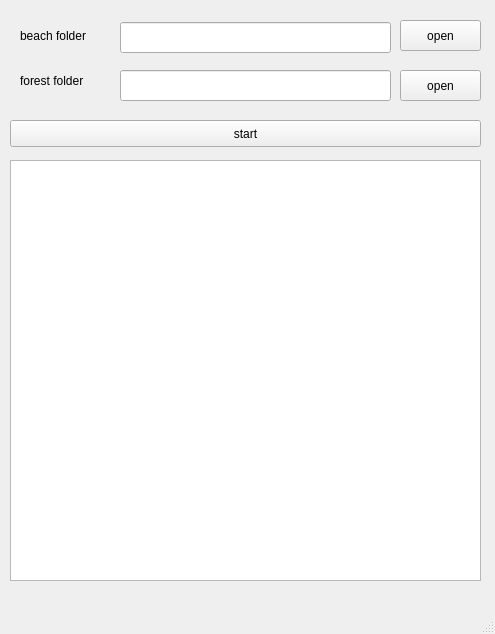
<?xml version="1.0" encoding="UTF-8"?>
<ui version="4.0">
 <class>trainer_window</class>
 <widget class="QMainWindow" name="trainer_window">
  <property name="geometry">
   <rect>
    <x>0</x>
    <y>0</y>
    <width>495</width>
    <height>634</height>
   </rect>
  </property>
  <property name="windowTitle">
   <string>Trainer</string>
  </property>
  <widget class="QWidget" name="centralwidget">
   <widget class="QLabel" name="label">
    <property name="geometry">
     <rect>
      <x>20</x>
      <y>20</y>
      <width>101</width>
      <height>31</height>
     </rect>
    </property>
    <property name="text">
     <string>beach folder</string>
    </property>
   </widget>
   <widget class="QLabel" name="label_2">
    <property name="geometry">
     <rect>
      <x>20</x>
      <y>70</y>
      <width>101</width>
      <height>21</height>
     </rect>
    </property>
    <property name="text">
     <string>forest folder</string>
    </property>
   </widget>
   <widget class="QLineEdit" name="fb">
    <property name="geometry">
     <rect>
      <x>120</x>
      <y>22</y>
      <width>271</width>
      <height>31</height>
     </rect>
    </property>
   </widget>
   <widget class="QLineEdit" name="ff">
    <property name="geometry">
     <rect>
      <x>120</x>
      <y>70</y>
      <width>271</width>
      <height>31</height>
     </rect>
    </property>
   </widget>
   <widget class="QPushButton" name="start">
    <property name="geometry">
     <rect>
      <x>10</x>
      <y>120</y>
      <width>471</width>
      <height>27</height>
     </rect>
    </property>
    <property name="text">
     <string>start</string>
    </property>
   </widget>
   <widget class="QPushButton" name="b_open">
    <property name="geometry">
     <rect>
      <x>400</x>
      <y>20</y>
      <width>81</width>
      <height>31</height>
     </rect>
    </property>
    <property name="text">
     <string>open</string>
    </property>
   </widget>
   <widget class="QPushButton" name="f_open">
    <property name="geometry">
     <rect>
      <x>400</x>
      <y>70</y>
      <width>81</width>
      <height>31</height>
     </rect>
    </property>
    <property name="text">
     <string>open</string>
    </property>
   </widget>
   <widget class="QTextEdit" name="textEdit">
    <property name="geometry">
     <rect>
      <x>10</x>
      <y>160</y>
      <width>471</width>
      <height>421</height>
     </rect>
    </property>
   </widget>
  </widget>
  <widget class="QMenuBar" name="menubar">
   <property name="geometry">
    <rect>
     <x>0</x>
     <y>0</y>
     <width>495</width>
     <height>29</height>
    </rect>
   </property>
  </widget>
  <widget class="QStatusBar" name="statusbar"/>
 </widget>
 <resources/>
 <connections/>
</ui>
